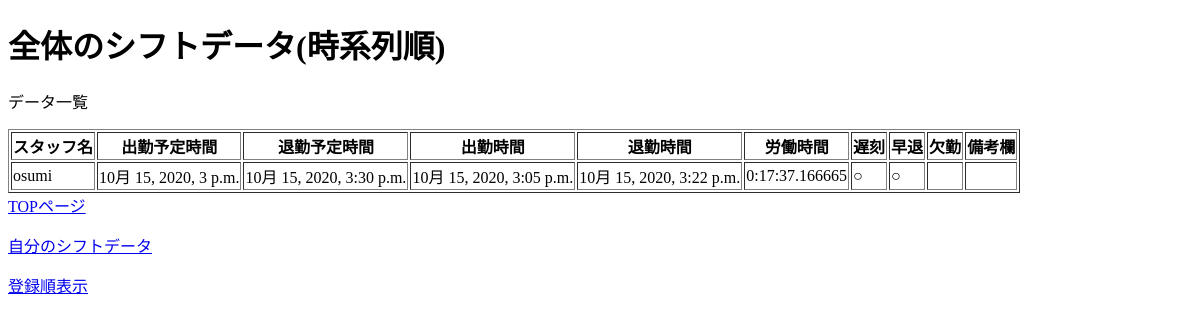
/attendance2/sortlist, run on an earlier commit of the app's database.
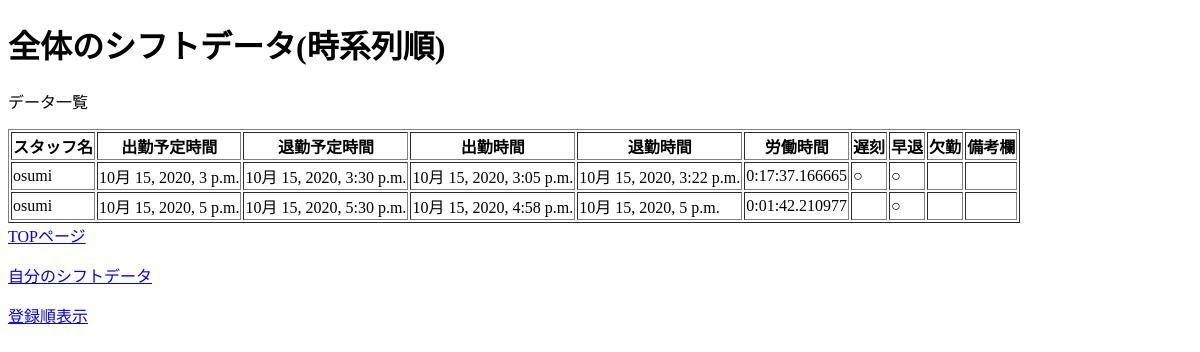
And on a later commit of the database.
### attendance2/models.py (models this page shows)
class Attendance(models.Model):
    user = models.ForeignKey(CustomUser, on_delete=models.CASCADE, verbose_name="スタッフ情報")
    scheduled_attend_time = models.DateTimeField(verbose_name="出勤予定時間")
    scheduled_leave_time = models.DateTimeField(verbose_name="退勤予定時間")
    attend_time = models.DateTimeField(blank=True, null=True, verbose_name="出勤時間")
    leave_time = models.DateTimeField(blank=True, null=True, verbose_name="退勤時間")
    work_time=models.DurationField(default=timedelta(), verbose_name="労働時間")
    remarks = models.TextField(blank=True, null=True, verbose_name="備考欄")
    def is_late(self): #遅刻判定フラグ
        if self.attend_time:
            if self.attend_time > self.scheduled_attend_time:
                return '○'
            else:
                return ' '
        else:
            return ' '
    def is_early(self): #早退判定フラグ
        if self.leave_time:
            if self.leave_time < self.scheduled_leave_time:
                return '○'
            else:
                return ' '
        else:
            return ' '
    def is_absence(self): #欠勤判定フラグ
        if self.attend_time== None and (self.scheduled_leave_time < timezone.now()):
            return '○'
        else:
            return ' '

### myapp/models.py (models this page shows)
class CustomUser(AbstractUser):
    authority = models.CharField(verbose_name="カラム名",choices=CHOICES,max_length=100)

### attendance2/views.py (the view)
# urls.py: path('sortlist', views.sortlist, name='sortlist'),
def sortlist(request):
    from .models import Attendance
    from django.db.models import Sum
    urlName=reverse('sortlist')
    data = Attendance.objects.order_by("scheduled_attend_time")
    params = {'message': 'データ一覧', 'data': data}
    return render(request, 'attendance2/sortlist.html', params)

### attendance2/templates/attendance2/sortlist.html (shortened to what this page needs)
<!DOCTYPE html>
<html>
<head>
</head>
<body>
    <h1>全体のシフトデータ(時系列順)</h1>
    <p>{{ message }}</p>
    <table border="1">
        <tr>
            <th>スタッフ名</th>
            <th>出勤予定時間</th>
            <th>退勤予定時間</th>
            <th>出勤時間</th>
            <th>退勤時間</th>
            <th>労働時間</th>
            <th>遅刻</th>
            <th>早退</th>
            <th>欠勤</th>
            <th>備考欄</th>
        </tr>
        {% for member in data %}
        <tr>
            <td>{{ member.user}}</td>
            <td>{{ member.scheduled_attend_time}}</td>
            <td>{{ member.scheduled_leave_time}}</td>
            <td>{{ member.attend_time }}</td>
            <td>{{ member.leave_time}}</td>
            <td>{{ member.work_time}}</td>
            <td>{{ member.is_late}}</td>
            <td>{{ member.is_early}}</td>
            <td>{{ member.is_absence}}</td>
            <td>{{ member.remarks }}</td>
        </tr>
        {% endfor %}
    </table>
</body>
</a><a href='../attendance2'>TOPページ</a><p />
</a><a href='../attendance2/mylist'>自分のシフトデータ</a><p />
</a><a href='../attendance2/list'>登録順表示</a><p />
</html>

What changed in the data, as far as the page shows it:
added Attendance: user "osumi", scheduled_attend_time "10月 15, 2020, 5 p.m.", scheduled_leave_time "10月 15, 2020, 5:30 p.m.", attend_time "10月 15, 2020, 4:58 p.m.", leave_time "10月 15, 2020, 5 p.m.", work_time "0:01:42.210977", is_early "○"
